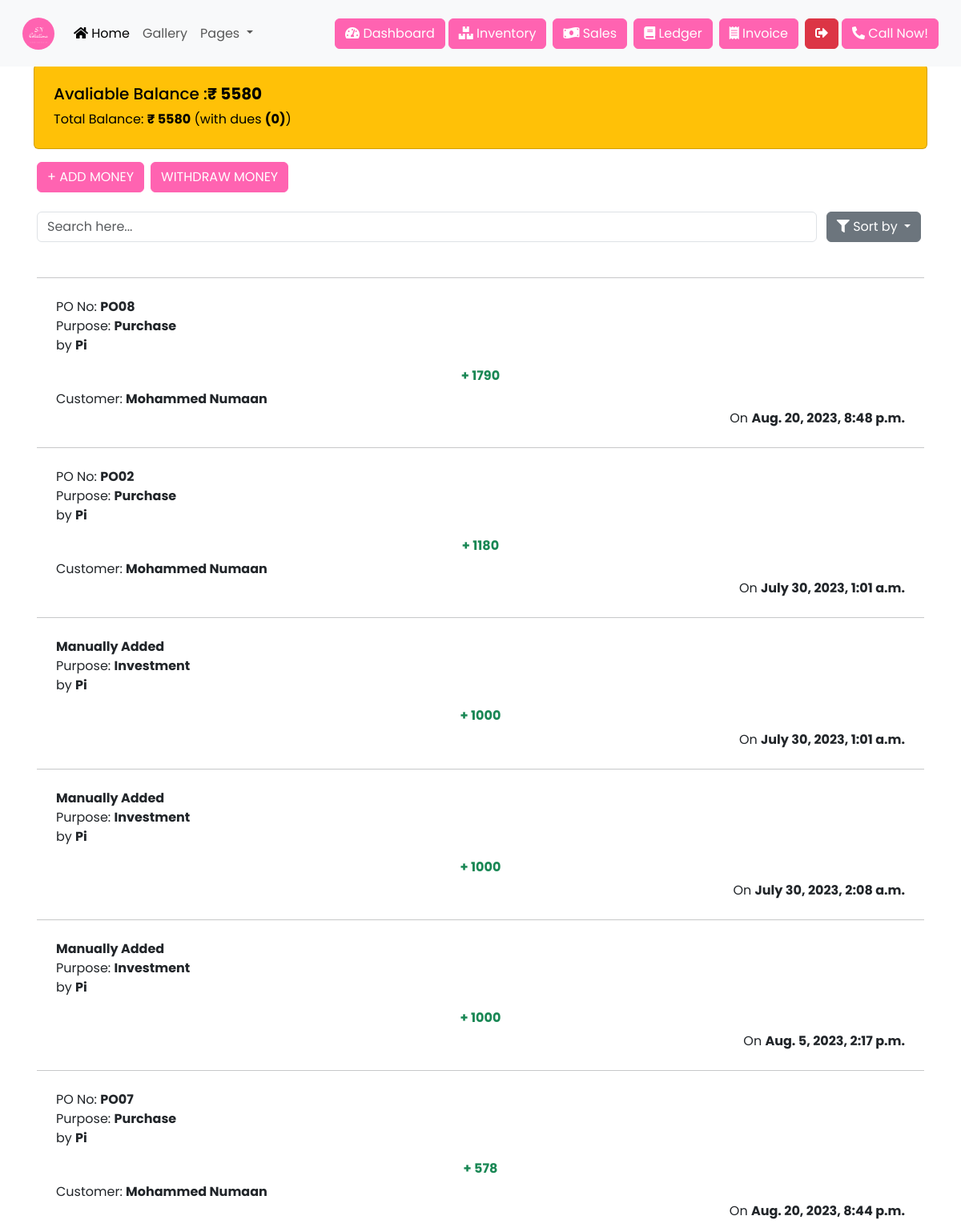
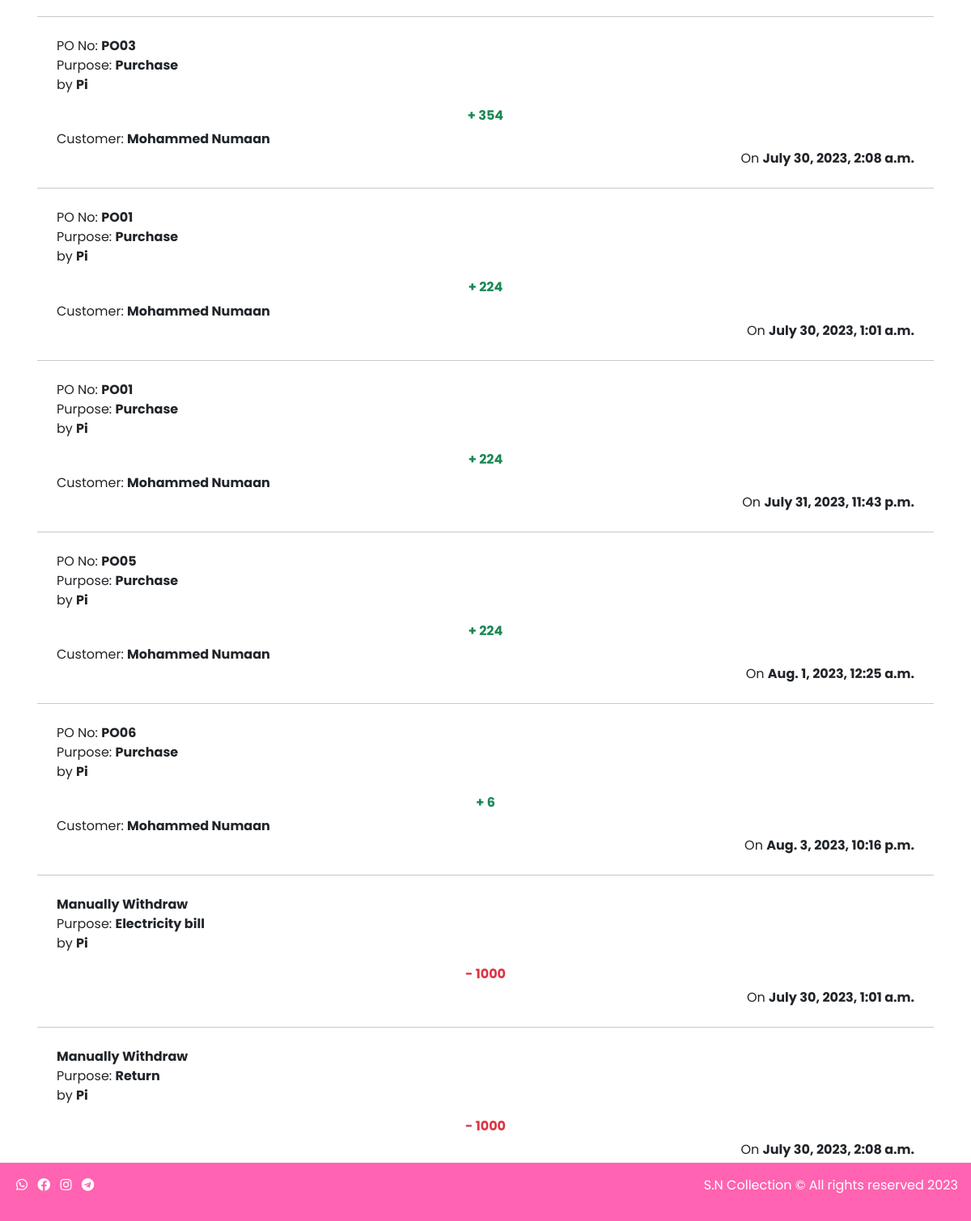
The app's page /ledger?sort=high (signed in) with its own data (2 pictures, top to bottom).
### tools/models.py (models this page shows, shortened)
class Ledger(models.Model):
    STATUS = [
        ('Add', "Add"),
        ('Due', "Due"),
        ('Widthrawl','Withdrawl'),
    ]
    invoice_no=models.CharField(max_length=10,blank=True)
    po_number=models.CharField(max_length=10,blank=True)
    customer=models.ForeignKey(Customer ,on_delete=models.SET_NULL,blank=True,null=True)
    user=models.ForeignKey(User,on_delete=models.CASCADE)
    add=models.PositiveBigIntegerField(default=0)
    due=models.PositiveBigIntegerField(default=0)
    remove=models.PositiveBigIntegerField(default=0)
    purpose=models.TextField(default='For Business purpose')
    date=models.DateTimeField(default=datetime.datetime.now())
    status=models.CharField(choices=STATUS,max_length= 100,default='Due')

class Customer(models.Model):
    name=models.CharField(max_length=200)
    phone=models.CharField( max_length=12,unique=True)
    email=models.EmailField(blank=True)
    whatsapp=models.CharField(max_length=12,blank=True)
    gst_no=models.CharField(max_length=200,blank=True)
    address=models.TextField(blank=True)

### tools/views.py (the view)
# urls.py: path('ledger',views.ledger,name='ledger'),
@login_required(login_url="/login")
def ledger(request):
    if request.method== "GET":
        sort=request.GET.get('sort','')
        if sort=='due':
            ledgers=Ledger.objects.filter(status="Due")
        elif sort=='remove':
            ledgers=Ledger.objects.filter(status="Widthrawl")
        elif sort =='paid':
            ledgers=Ledger.objects.filter(status="Add")
        elif sort == 'new':
            ledgers=Ledger.objects.all().order_by('-id')
        elif sort == 'old':
            ledgers=Ledger.objects.all().order_by('id')
        elif sort == 'low':
            ledgers=Ledger.objects.all().order_by('add')
        elif sort == 'high':
            ledgers=Ledger.objects.all().order_by('-add')
        else:
            ledgers=Ledger.objects.all()
    totalbalance=0
    allbalance=0
    ledgerss=Ledger.objects.all()
    for ledgerr in ledgerss:
        totalbalance=totalbalance + (round(int(float(ledgerr.add))))-(round(int(float(ledgerr.remove))))
        allbalance=allbalance + (round(int(float(ledgerr.add)))) +(round(int(float(ledgerr.due))))-(round(int(float(ledgerr.remove))))
    balance=totalbalance
    tlbalance=allbalance
    dues=len(ledgerss.filter(status="Due"))
    return render(request,'ledger.html',{'dues':dues,'balance':balance,'tlbalance':tlbalance,'ledgers':ledgers})

### tools/context_processor.py (called while the page is built)
def cart_total_amount(request):
	if request.user.is_authenticated:
		cart = Cart(request)
		total_bill = 0.0
		for key,value in request.session['cart'].items():
			total_bill = total_bill + (float(value['price']) * value['quantity'])
		return {'cart_total_amount' : total_bill}
	else:
		return {'cart_total_amount' : 0}

### templates/ledger.html (shortened to what this page needs)
{% extends 'base.html' %}
{% block body %}
<div style="margin-top:80px;" class="container">
    <div class="card text-bg-warning my-3 p-4">
        <h5 class="card-title">Avaliable Balance :<strong>₹ {{balance}} </strong></h5>
        <p class="card-text">Total Balance: <strong>₹ {{tlbalance}}</strong> (with dues <strong>({{dues}})</strong>)</p>
    </div>
    <div class="d-flex">
<button type="button" class="btn btn-primary  mx-1" data-bs-toggle="modal" data-bs-target="#add">
  + ADD MONEY
  </button>
<button type="button" class="btn btn-primary mx-1" data-bs-toggle="modal" data-bs-target="#withdraw">
WITHDRAW MONEY
  </button>
  </div>
  <div class="d-flex my-4">
    <input type="text" placeholder="Search here..." oninput="handleSearch()" class="form-control mx-1 " id="searchInput">
  <div class="dropdown mx-1">
    <a class="btn btn-secondary dropdown-toggle mx-1" href="#" role="button" data-bs-toggle="dropdown" aria-expanded="false">
      <i class="fas fa-filter" style="color: #ffffff;"></i> Sort by
    </a>
  </div>
  </div>
<div id="list">
    {% for ledger in ledgers %}
    <div class="lists p-1">
    <hr>
    <div class=" p-2 m-3">
        {% if ledger.po_number %}
        <div><span>PO No: <strong>{{ledger.po_number}}</strong></span><br>
            <span>Purpose: <strong>{{ledger.purpose|capfirst}}</strong></span>
        </div>
        {% else %}
        {% if ledger.add == 0 %}
        {% else %}
        <div><span><strong>Manually Added</strong></span><br>
            <span>Purpose: <strong>{{ledger.purpose|capfirst}}</strong></span>
        </div>
        {% endif %}
        {% if ledger.remove == 0 %}
        {% else %}
        <div><span><strong>Manually Withdraw</strong></span><br>
            <span>Purpose: <strong>{{ledger.purpose|capfirst}}</strong></span>
        </div>
        {% endif %}
        {% endif %}
        <div>
            <p class="">by <strong>{{ledger.user|title}}</strong></p>
        </div>
        <div>
            {% if ledger.remove == 0 %}
            {% else %}
            <h6 class="text-danger text-center"><strong>- {{ledger.remove}}</strong></h6>
            {% endif %}
            {% if ledger.add == 0 %}
            {% else %}
            <h6 class="text-success text-center "><strong>+ {{ledger.add}}</strong></h6>
            {% endif %}
        </div>
 {% if ledger.customer %}
        <div class="">
            <span>Customer: <strong>{{ledger.customer.name|title}}</strong></span>
        </div>
{% endif %}
        <div class="float-end">
            <span>On <strong>{{ledger.date}}</strong></span>
        </div>
    </div>
  </div>
    {% endfor %}
  </div>
</div>
{% endblock body %}

### templates/base.html (style rules this page uses)
.bg-primary, .btn-primary,footer { background-color:#ff63b1; border-color:#ff63b1; }

### records on screen
Ledger: po_number "PO08", purpose "Purchase", user "Pi", add "1790", customer.name "Mohammed Numaan", date "Aug. 20, 2023, 8:48 p.m."
Ledger: po_number "PO02", purpose "Purchase", user "Pi", add "1180", customer.name "Mohammed Numaan", date "July 30, 2023, 1:01 a.m."
Ledger: purpose "Investment", user "Pi", add "1000", date "July 30, 2023, 1:01 a.m."
Ledger: purpose "Investment", user "Pi", add "1000", date "July 30, 2023, 2:08 a.m."
Ledger: purpose "Investment", user "Pi", add "1000", date "Aug. 5, 2023, 2:17 p.m."
Ledger: po_number "PO07", purpose "Purchase", user "Pi", add "578", customer.name "Mohammed Numaan", date "Aug. 20, 2023, 8:44 p.m."
Ledger: po_number "PO03", purpose "Purchase", user "Pi", add "354", customer.name "Mohammed Numaan", date "July 30, 2023, 2:08 a.m."
Ledger: po_number "PO01", purpose "Purchase", user "Pi", add "224", customer.name "Mohammed Numaan", date "July 30, 2023, 1:01 a.m."
Ledger: po_number "PO01", purpose "Purchase", user "Pi", add "224", customer.name "Mohammed Numaan", date "July 31, 2023, 11:43 p.m."
Ledger: po_number "PO05", purpose "Purchase", user "Pi", add "224", customer.name "Mohammed Numaan", date "Aug. 1, 2023, 12:25 a.m."
Ledger: po_number "PO06", purpose "Purchase", user "Pi", add "6", customer.name "Mohammed Numaan", date "Aug. 3, 2023, 10:16 p.m."
Ledger: purpose "Electricity bill", user "Pi", remove "1000", date "July 30, 2023, 1:01 a.m."
Ledger: purpose "Return", user "Pi", remove "1000", date "July 30, 2023, 2:08 a.m."

### other values on screen
{{ balance }} "5580"
{{ tlbalance }} "5580"
{{ dues }} "0"
